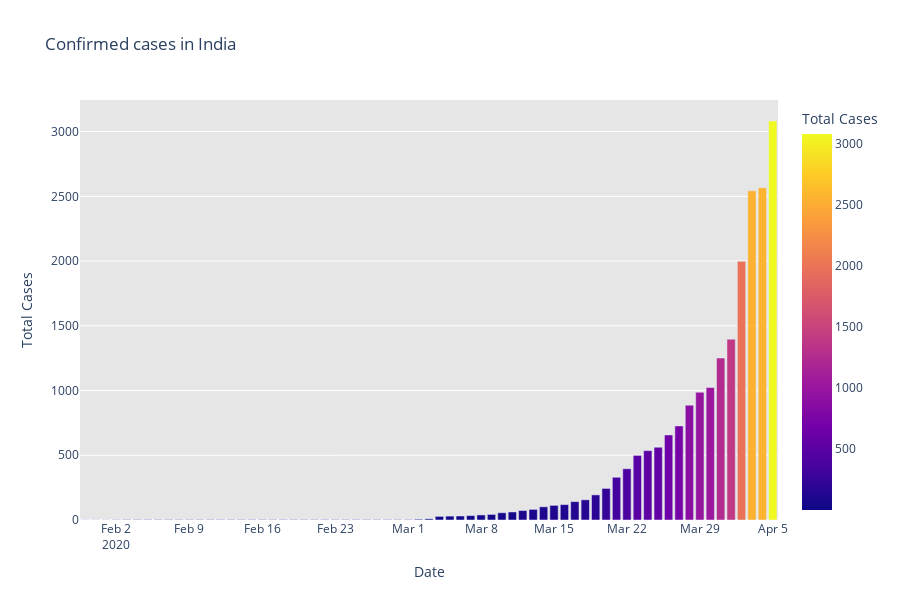
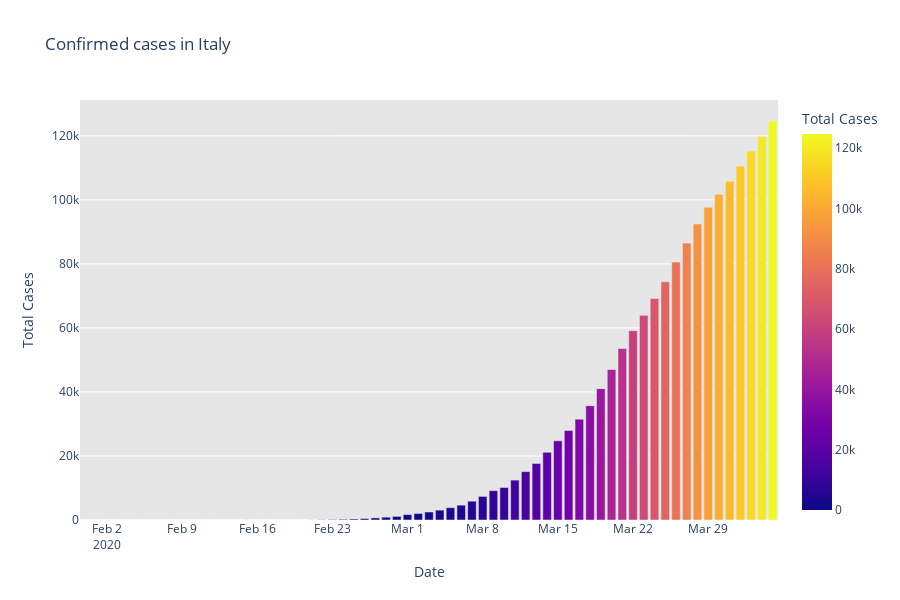
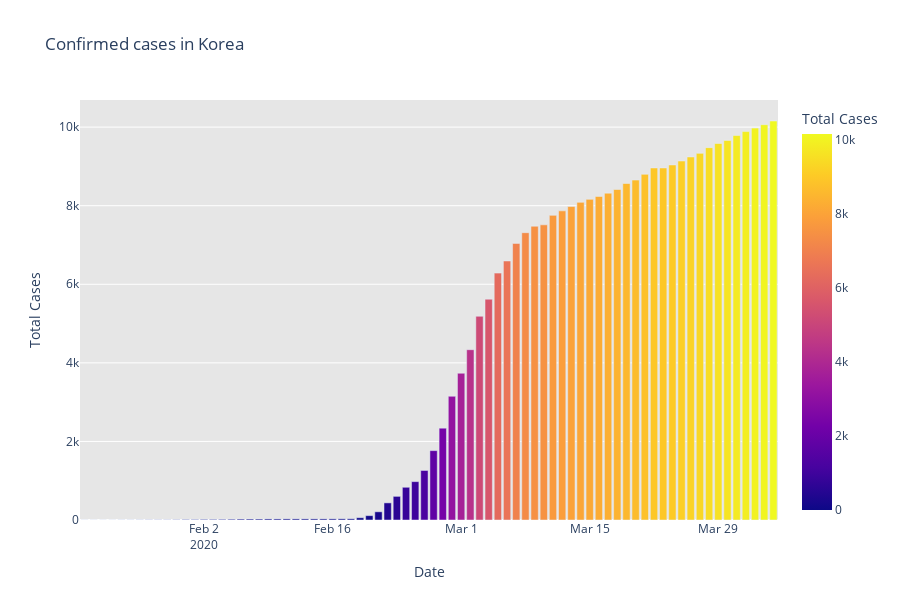
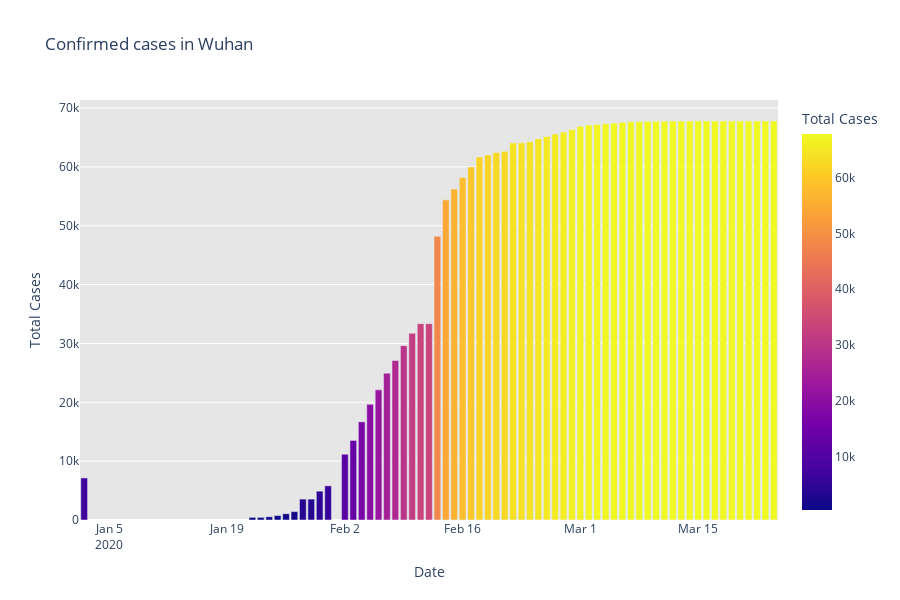

The code cell stored with these charts, in order, in its notebook:
### Markdown cell above
## cumulataive case of India Italy Wuhan Korea##

### Code cell
fig=px.bar(dbd_India,x="Date",y="Total Cases",color='Total Cases', orientation='v',height=600,title='Confirmed cases in India',
          color_discrete_sequence=px.colors.cyclical.IceFire)
fig.update_layout(plot_bgcolor='rgb(230,230,230)')
fig.show()

fig=px.bar(dbd_Italy,x="Date",y="Total Cases",color='Total Cases', orientation='v',height=600,title='Confirmed cases in Italy',
          color_discrete_sequence=px.colors.cyclical.IceFire)
fig.update_layout(plot_bgcolor='rgb(230,230,230)')
fig.show()

fig=px.bar(dbd_Korea,x="Date",y="Total Cases",color='Total Cases', orientation='v',height=600,title='Confirmed cases in Korea',
          color_discrete_sequence=px.colors.cyclical.IceFire)
fig.update_layout(plot_bgcolor='rgb(230,230,230)')
fig.show()


fig=px.bar(dbd_Wuhan,x="Date",y="Total Cases",color='Total Cases', orientation='v',height=600,title='Confirmed cases in Wuhan',
          color_discrete_sequence=px.colors.cyclical.IceFire)
fig.update_layout(plot_bgcolor='rgb(230,230,230)')
fig.show()
